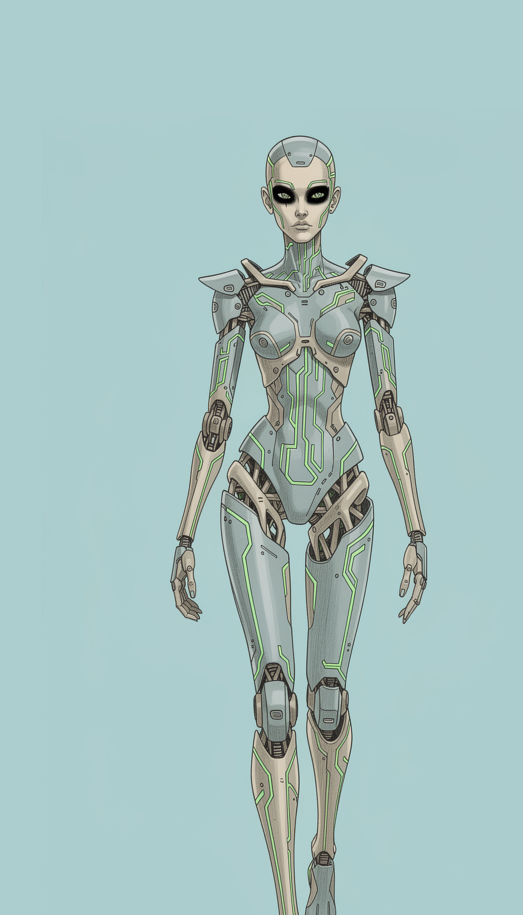
#> input picture raw-illustrations-72-a/android_ver_a.png, 1568 x 2744 px, found by its file name (shown at 1/3 size); its folder holds only this picture in this run
$ python adjust_chars_alignment.py
#> lines starting #> are read from the running program, lines starting #| are printed output that depends on the picture
import os
import math
from PIL import Image, ImageFilter

src_dir = "/Users/takao/Documents/00_Product_Develpment/Game/人狼ゲーム/raw-illustrations-72-a"
dst_dir = "/Users/takao/Documents/00_Product_Develpment/Game/人狼ゲーム/raw-illustrations-transparent-72"

def process_character(role_id, zoom_factor=1.0, shift_pct=0.0):
    src_path = os.path.join(src_dir, f"{role_id}_ver_a.png")
    dst_path = os.path.join(dst_dir, f"{role_id}_ver_a.png")

    if not os.path.exists(src_path):
        print(f"Error: Original {role_id} image not found: {src_path}")
        return

    img = Image.open(src_path)
    if img.mode != 'RGB':
        img = img.convert('RGB')
    width, height = img.size

    # 1. Detect background color at top-left corner
    bg_color = img.getpixel((15, 15))
    bg_r, bg_g, bg_b = bg_color

    # 2. Extract character to RGBA
    rgba_img = Image.new('RGBA', (width, height), (0, 0, 0, 0))
    rgba_data = rgba_img.load()
    img_data = img.load()

    for y in range(height):
        for x in range(width):
            r, g, b = img_data[x, y]
            dist = math.sqrt((r - bg_r)**2 + (g - bg_g)**2 + (b - bg_b)**2)

            if dist < 22:
                alpha = 0
            elif dist > 45:
                alpha = 255
            else:
                alpha = int((dist - 22) / (45 - 22) * 255)

            rgba_data[x, y] = (r, g, b, alpha)

    # Apply blur to alpha to keep borders clean
    r_ch, g_ch, b_ch, a_ch = rgba_img.split()
    a_ch = a_ch.filter(ImageFilter.GaussianBlur(0.8))
    char_extracted = Image.merge('RGBA', (r_ch, g_ch, b_ch, a_ch))

    # 3. Apply Zoom if needed
    if zoom_factor != 1.0:
        new_w = int(width * zoom_factor)
        new_h = int(height * zoom_factor)
        char_processed = char_extracted.resize((new_w, new_h), Image.Resampling.LANCZOS)
    else:
        new_w, new_h = width, height
        char_processed = char_extracted

    # 4. Paste onto transparent canvas with Shift
    final_canvas = Image.new('RGBA', (width, height), (0, 0, 0, 0))

    # Center horizontally
    paste_x = (width - new_w) // 2

    # Shift vertically
    shift_y = int(height * shift_pct)
    # Adjust paste_y offset based on scaling
    scale_offset = (height - new_h) // 2
    paste_y = scale_offset + shift_y

    final_canvas.paste(char_processed, (paste_x, paste_y), char_processed)
    final_canvas.save(dst_path, "PNG")
    print(f"Successfully processed {role_id}: Zoom = {zoom_factor*100:.1f}%, Shift = {shift_pct*100:.1f}%")

def main():
    print("Adjusting alignments for Werewolf Child and Android transparent PNGs...")

    # Werewolf Child: shift down by 12% to avoid title overlap
    process_character("werewolf_child", zoom_factor=1.0, shift_pct=0.12)

    # Android: zoom in by 13% and shift down by only 3% to move it higher up (fill excess top margin)
    process_character("android", zoom_factor=1.13, shift_pct=0.03)
#> call 2 of process_character, with role_id = 'android', zoom_factor = 1.13, shift_pct = 0.03
#> in process_character, img is the input picture: PIL image 1568x2744 RGB; mean R, G, B 165.9, 194.4, 193.1
#> in process_character (call 2), `bg_color = img.getpixel((15, 15))`: bg_color = (172, 206, 207)
#> in process_character (call 2), `bg_r, bg_g, bg_b = bg_color`: bg_r = 172; bg_g = 206; bg_b = 207
#> in process_character (call 2), `rgba_img = Image.new('RGBA', (width, height), (0, 0, 0, 0))`: rgba_img: PIL image 1568x2744 RGBA; every value is 0
#> in process_character (call 2), `r_ch, g_ch, b_ch, a_ch = rgba_img.split()`:
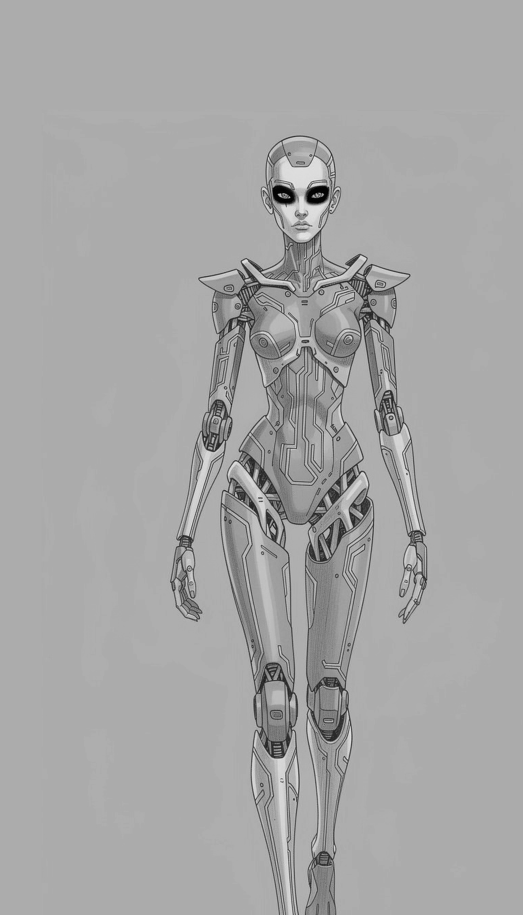
#> r_ch: PIL image 1568x2744 L (shown at 1/3 size); min 0, max 247, mean 165.9
#> in process_character (call 2), `r_ch, g_ch, b_ch, a_ch = rgba_img.split()`:
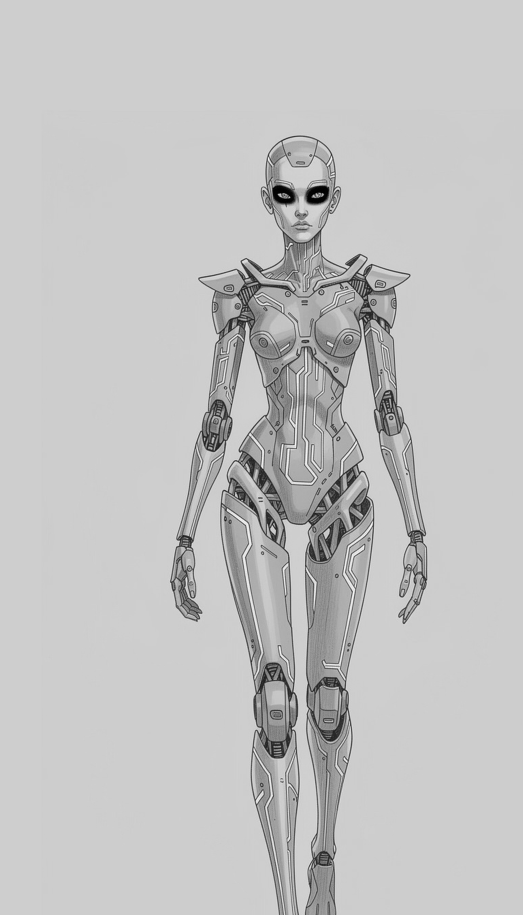
#> g_ch: PIL image 1568x2744 L (shown at 1/3 size); min 0, max 255, mean 194.4
#> in process_character (call 2), `r_ch, g_ch, b_ch, a_ch = rgba_img.split()`:
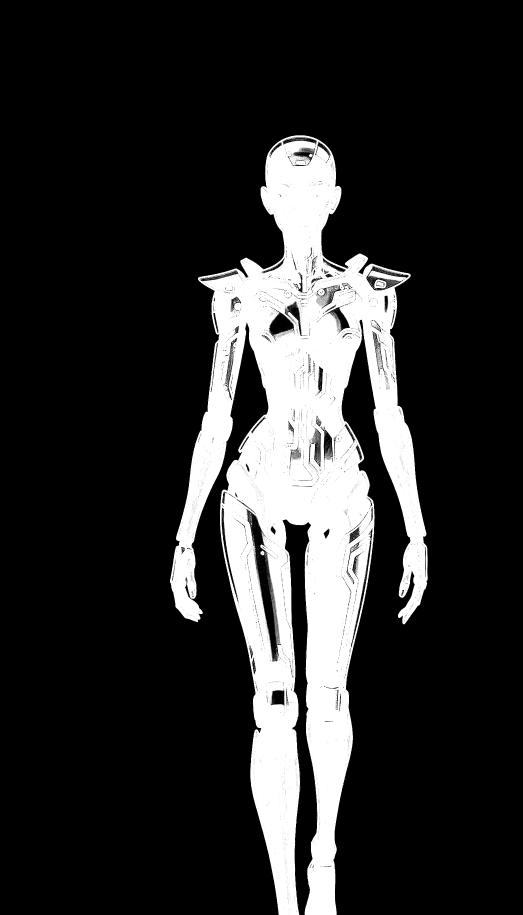
#> a_ch: PIL image 1568x2744 L (shown at 1/3 size); min 0, max 255, mean 44.1
#> in process_character (call 2), `char_extracted = Image.merge('RGBA', (r_ch, g_ch, b_ch, a_ch))`:
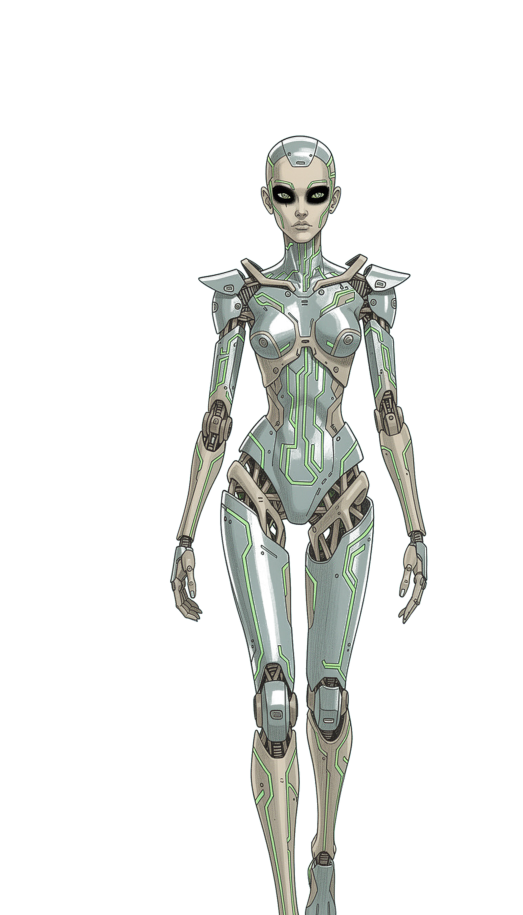
#> char_extracted: PIL image 1568x2744 RGBA (shown at 1/3 size); mean R, G, B, A 165.9, 194.4, 193.1, 44.1; transparent parts drawn white
#> in process_character (call 2), `final_canvas.paste(char_processed, (paste_x, paste_y), char_processed)`:
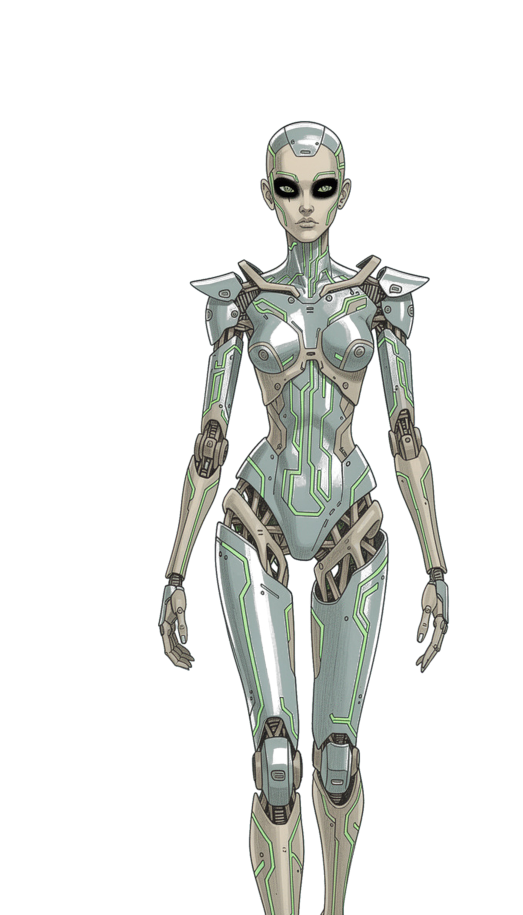
#> final_canvas: PIL image 1568x2744 RGBA (shown at 1/3 size); mean R, G, B, A 28.8, 30.2, 27.7, 52; transparent parts drawn white

    print("--- Alignment Adjustments Completed ---")

if __name__ == "__main__":
    main()
